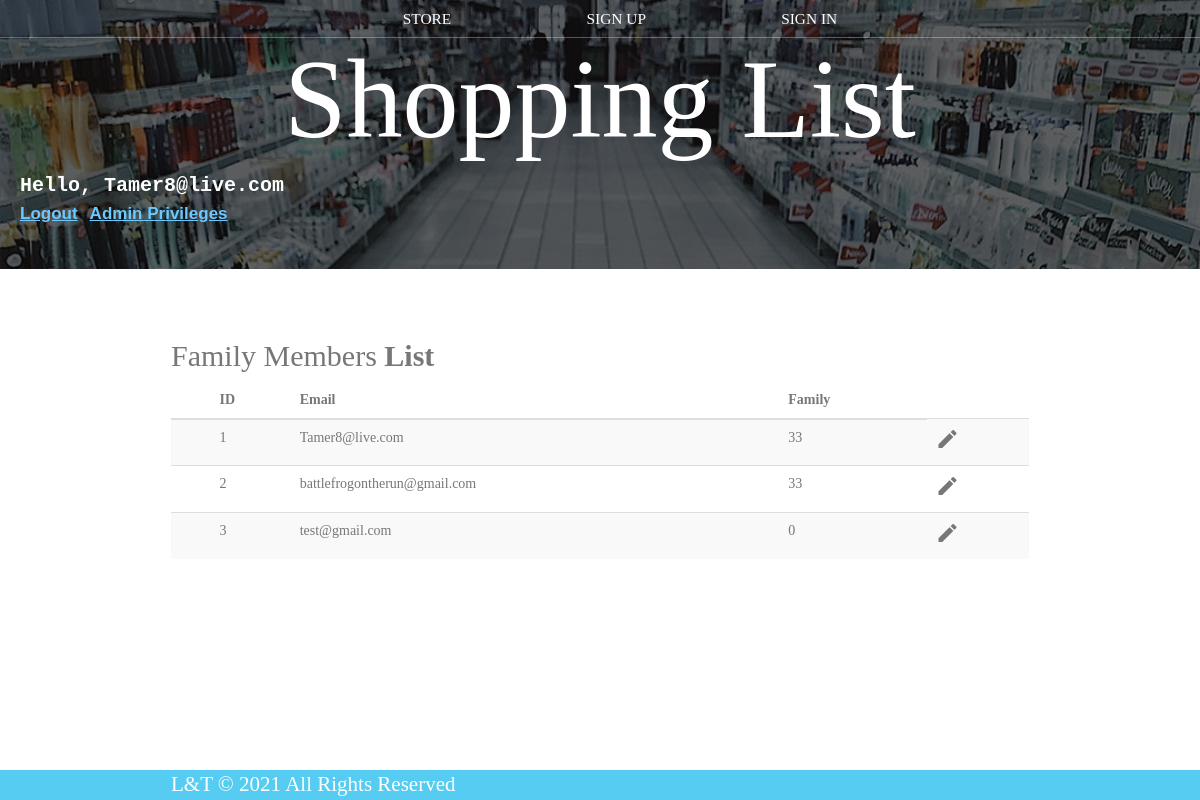
Page /family-members-control.php (signed in) on the earlier database version.
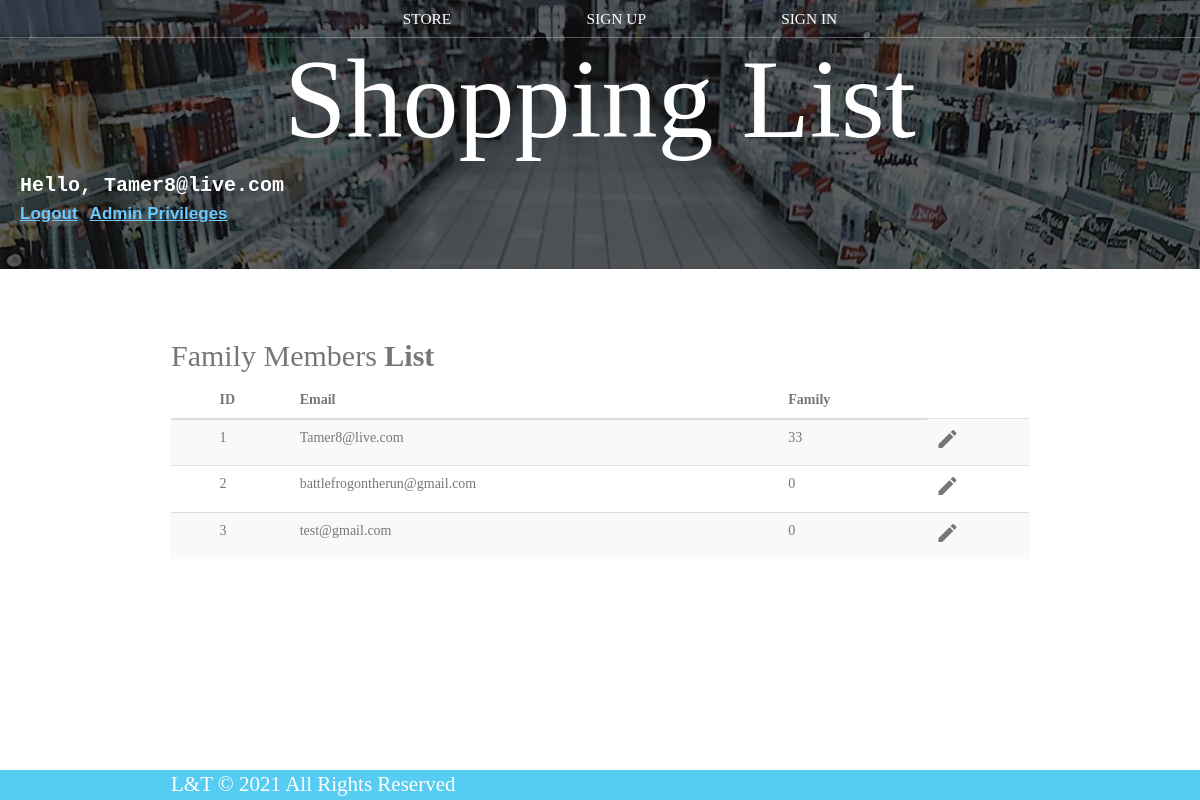
Same page on the later database version.
### tables this page shows
CREATE TABLE `users` (
  `id` int(11) NOT NULL,
  `Nickname` varchar(255) NOT NULL,
  `Email` varchar(320) NOT NULL,
  `Phone` varchar(15) NOT NULL,
  `pass_word` varchar(11) NOT NULL,
  `reset_link_token` varchar(90) NOT NULL,
  `exp_date` timestamp NOT NULL DEFAULT current_timestamp() ON UPDATE current_timestamp(),
  `email_verification_link` varchar(255) NOT NULL,
  `email_verified_at` timestamp NULL DEFAULT NULL,
  `family_list` varchar(11) DEFAULT '0',
  `Admin` int(11) DEFAULT 0
);

### family-members-control.php (the view, shortened to what this page needs)
<?php
include 'dbConnection.php';
?>
<!DOCTYPE html>
<html lang="en">
<head>
	<link rel="stylesheet" href="https://maxcdn.bootstrapcdn.com/font-awesome/4.7.0/css/font-awesome.min.css">
	<link rel="stylesheet" href="https://maxcdn.bootstrapcdn.com/bootstrap/3.3.7/css/bootstrap.min.css">
	<link rel="stylesheet" href="styles.css" />
</head>
<body>
	<header class="main-header">
		<nav class="main-nav nav">
			<ul>
				<li><a href="index.php">STORE</a></li>
				<li><a href="Sign_up.php">SIGN UP</a></li>
				<li><a href="Sign_in.php">SIGN IN</a></li>
			</ul>
		</nav>
		<h1 class="band-name band-name-large">Shopping List</h1>
		<div id="login">
			<?php
			if (isset($_SESSION['Email'])) {
				print "Hello, " . $_SESSION["Email"];
			?>
				<a href="logout.php"><br>Logout</a>
				<?php
				if (isset($_SESSION["Admin"]))
					if ($_SESSION["Admin"] == 1) {
				?>
					<a href="family-members-control.php">Admin Privileges</a>
				<?php
					} else {
				?>
					<a href="family_request_forum.php">Family Member Request</a>
				<?php
					}
				?>
			<?php
			}
			?>
	</header><br><br>
	<div class="container">
		<div class="table-wrapper">
			<div class="table-title">
				<div class="row">
					<div class="col-sm-6">
						<h2>Family Members<b> List</b></h2>
					</div>
					<div class="col-sm-6">
					</div>
				</div>
			</div>
			<table class="table table-striped table-hover">
				<thead>
					<tr>
						<th>
						</th>
						<th>ID</th>
						<th>Email</th>
						<th>Family</th>
					</tr>
				</thead>
				<tbody>
					<?php
					$result = mysqli_query($conn, "SELECT * FROM users");
					$i = 1;
					while ($row = mysqli_fetch_array($result)) {
					?>
						<tr id="<?php echo $row["id"]; ?>">
							<td>
							</td>
							<td><?php echo $i; ?></td>
							<td><?php echo $row["Email"]; ?></td>
							<td><?php echo $row["family_list"]; ?></td>
							<td>
								<a href="#editEmployeeModal" class="edit" data-toggle="modal">
									<i class="material-icons update" data-toggle="tooltip" data-id="<?php echo $row["id"]; ?>" data-email="<?php echo $row["Email"]; ?>" data-family="<?php echo $row["family_list"]; ?>" title="Edit"></i>
								</a>
							</td>
						</tr>
					<?php
						$i++;
					}
					?>
				</tbody>
			</table>
		</div>
	</div>
	<footer class="main-footer">
		<div class="container main-footer-container">
			<h4 class="band-name">L&T © 2021 All Rights Reserved</h4>
		</div>
	</footer>
</body>
</html>

Differences in the rows shown:
changed users "battlefrogontherun@gmail.com": family_list "33" → "0"
